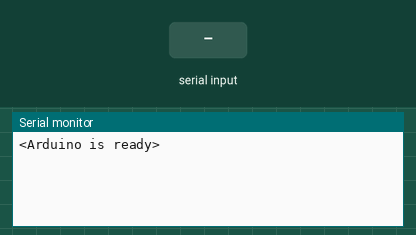
This sketch was run on a simulated Arduino Uno, built with avr-gcc and run on an emulated ATmega328P. Shown: the last lines printed to the serial monitor. Inputs (shaded band) come from the test bench.

Above: at 1.2 s.
1.3 s: "<90,45,200>" received over Serial
At 1.6 s:
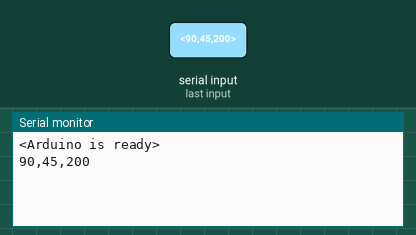
2.8 s: "<90,45>" received over Serial
At 3.8 s:
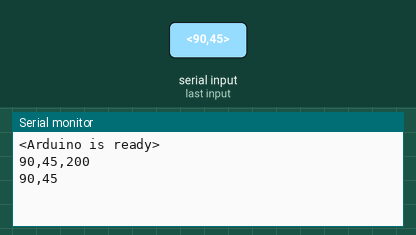
4.3 s: "<5>" received over Serial
At 4.8 s:
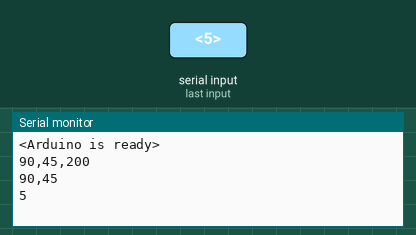

The sketch:

communication.ino
```cpp
// Declaration for serial communication
const byte numChars = 32; // max number of character
char receivedChars[numChars]; // holder for incomming data
char signalType[numChars] = {0};
int signalVal = 0;
boolean newData = false; // boolean to keep track if new data has been read

void setup() {
  Serial.begin(9600);
  Serial.println("<Arduino is ready>");
}

void loop() {
  // Fetch command from serial
  recvWithStartEndMarkers();

  showNewData();
  response();
//  Serial.println("Howdy, Texas!");
}

void response() {

  // NOTE: only response if new data is true

  if(newData == true) {
    // NEW DATA RECIEVED
    // -----------------

    // Printing recieved data
    Serial.println(receivedChars);

    // Start parsing data into controlType and controlVal
    char * strtokIndx; // this is used by strtok() as an index

    strtokIndx = strtok(receivedChars,",");      // get the first part - the string
    strcpy(signalType, strtokIndx); // copy it to messageFromPC

    strtokIndx = strtok(NULL, ","); // this continues where the previous call left off
    signalVal = atoi(strtokIndx);     // convert this part to an integer

    // printing parsed data
//    Serial.print(signalType);
//    Serial.print(',');
//    Serial.println(signalVal);


    // -----------------
    // End of cycle & start new
    newData = false;
    }
    //showNewData();

    //----------------------------
  }

//| ---------------------------  |//
//| SENDING AND RECIEVING SIGNAL |
//| ---------------------------  |//
// source: https://forum.arduino.cc/index.php?topic=288234.0

void recvWithStartEndMarkers() {
  /*
   * Function to read incomming signal
   *
   * NOTE: incomming signal must begin with '<' and end with '>'
   */

  static boolean recvInProgress = false;
  static byte ndx = 0; // Initialize starting position

  // declare start and end marker
  char startMarker = '<';
  char endMarker = '>';

  char rc; // recieving character


  while (Serial.available() > 0 && newData == false) {
    rc = Serial.read();

    if (recvInProgress == true) {
      if (rc != endMarker) {
        receivedChars[ndx] = rc;
        ndx++;
        if (ndx >= numChars) {
          ndx = numChars - 1; // if the buffer is full replace the last character
          }
        }
      else {
        receivedChars[ndx] = '\0'; // terminate the string
        recvInProgress = false;
        ndx = 0;
        newData = true;
        }
      }
    else if (rc == startMarker) {
      // only start recieving character when the starting character is recieved
      recvInProgress = true;
      }
    }
}

void showNewData() {
  /*
   * Print out data
   */
  if (newData == true) {
    Serial.println(receivedChars);
    newData = false;
    }
}


//| --- |//
//| END |
//| --- |//
```

Measured:
- after the input at 1.3 s, the serial monitor: prints a new line at once (image 1)
- after the input at 2.8 s, the serial monitor: prints a new line at once (image 2)
- after the input at 4.3 s, the serial monitor: prints a new line at once (image 3)
